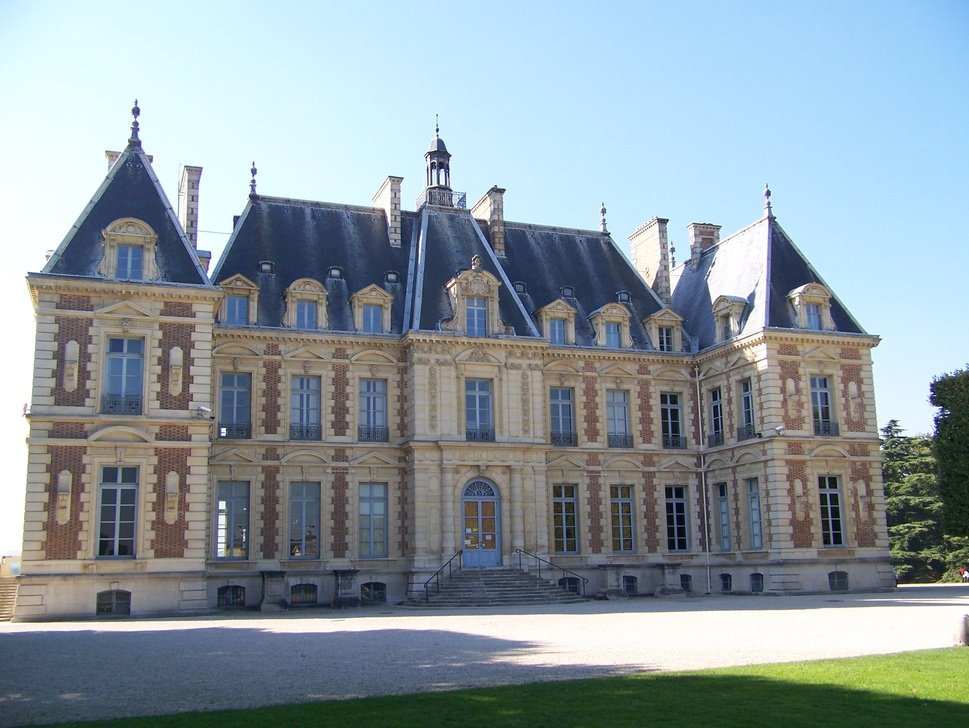
#> input picture images2/00001.jpg, 969 x 728 px, shrunk from 2832 x 2128 before the run; its folder holds 4 pictures in this run
$ python main.py
#> lines starting #> are read from the running program, lines starting #| are printed output that depends on the picture
### sfm_project/core/feature_extractor.py
import cv2
import numpy as np


class FeatureExtractor:
    """特征提取器"""

    def __init__(self, nfeatures=0, nOctaveLayers=3, contrastThreshold=0.04, edgeThreshold=10):
        """
        初始化SIFT特征提取器
        Args:
            nfeatures: 保留的最佳特征数量
            nOctaveLayers: 每个octave的层数
            contrastThreshold: 对比度阈值
            edgeThreshold: 边缘阈值
        """
        self.sift = cv2.SIFT_create(nfeatures, nOctaveLayers, contrastThreshold, edgeThreshold)

    def extract_from_images(self, image_names):
        """
        批量提取图像特征
        Returns:
            key_points_list: 关键点列表
            descriptors_list: 描述子列表
            colors_list: 颜色信息列表
            images_list: 图像列表
        """
        key_points_list = []
        descriptors_list = []
        colors_list = []
        images_list = []
        valid_indices = []   # 成功提取的帧在原 image_names 里的索引（跳过坏帧时用于对齐）

        for idx, image_name in enumerate(image_names):
            image = cv2.imread(image_name)
#> image is the input picture: shape (728, 969, 3); mean B, G, R 161.4, 154.4, 140.5
            if image is None:
                print(f"Error: Cannot read {image_name}")
                continue

            gray = cv2.cvtColor(image, cv2.COLOR_BGR2GRAY)
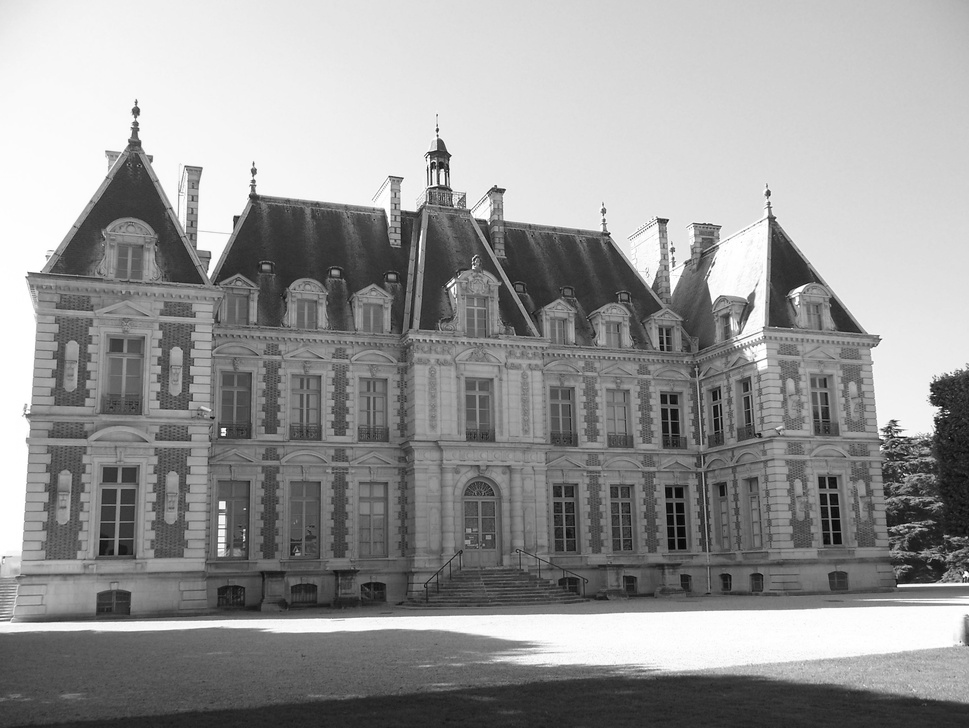
#> gray: shape (728, 969); min 3, max 255, mean 151
            key_points, descriptor = self.sift.detectAndCompute(gray, None)
#> key_points = 3708 keypoints; strongest (x, y, size): (899, 586, 2.2), (136, 111, 5.8), (223, 430, 3.2), (222, 505, 5.2)

            if len(key_points) < 10:
                print(f"Warning: {image_name} has only {len(key_points)} feature points")
                continue

            # 提取特征点的颜色
            colors = self._extract_colors(image, key_points)

            key_points_list.append(key_points)
            descriptors_list.append(descriptor)
            colors_list.append(colors)
            images_list.append(image)
            valid_indices.append(idx)

        return np.array(key_points_list, dtype=object), \
            np.array(descriptors_list, dtype=object), \
            np.array(colors_list, dtype=object), \
            images_list, \
            valid_indices

    @staticmethod
    def _extract_colors(image, key_points):
        """提取特征点颜色（统一转成 RGB，便于后续保存与 Web 展示）"""
        colors = np.zeros((len(key_points), 3))
        for i, key_point in enumerate(key_points):
            x, y = int(key_point.pt[0]), int(key_point.pt[1])
            colors[i] = image[y, x][::-1]  # OpenCV 读入是 BGR，反转为 RGB
#> this loop made 3708 passes
#> (key_point, x, y) on passes 1 to 3: (keypoint at (2.3, 699.1), size 2.7, 2, 699), (keypoint at (2.3, 699.1), size 2.7, 2, 699), (keypoint at (7, 573.9), size 6.3, 6, 573)
#> (the rest of the program and of its run is left out)
